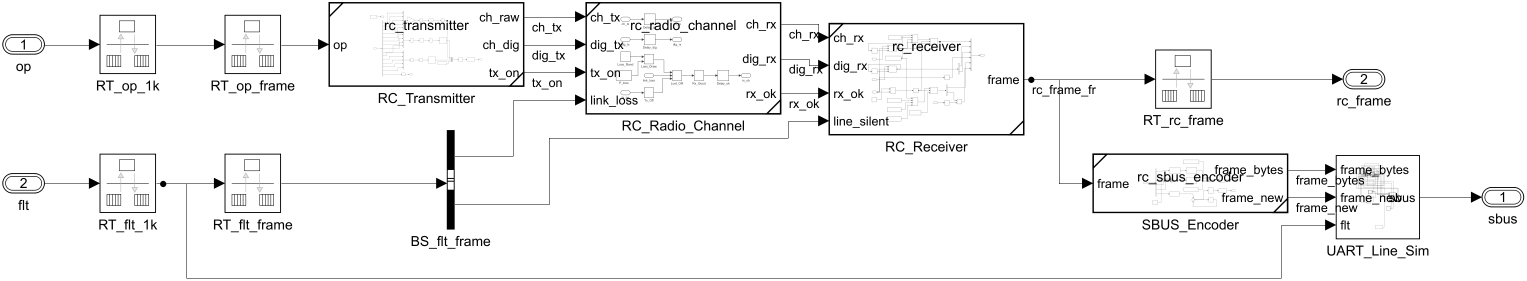
#> input picture docs/report/figs/F05_rc_link_sim.png, 3053 x 561 px (shown at 1/2 size)
$ python make_f05_split.py
#> lines starting #> are read from the running program, lines starting #| are printed output that depends on the picture
"""make_f05_split.py - two-panel detail version of the RC_Link_Sim print (fix round 2).

F05_rc_link_sim.png (print -s RC_Link_Sim, 200 dpi, 3053 x 561 px) is a full-width strip whose block names
print at about 4 pt in the 15.9 cm column. This splits it into
  (a) inputs op / flt, rate transitions RT_op_* / RT_flt_*, RC_Transmitter, RC_Radio_Channel, RC_Receiver
  (b) RC_Receiver output, RT_rc_frame, SBUS_Encoder, UART_Line_Sim and the outputs rc_frame / sbus
at one common scale (panel (a) spans the column: 10 pt Simulink names print at about 6.1 pt).
Output: figs/F05_rc_link_sim_split.png
"""
import os
from PIL import Image, ImageDraw, ImageFont

FIG = os.path.abspath(os.path.join(os.path.dirname(__file__), '..', '..', 'figs'))
NAVY = (43, 47, 126)
src = Image.open(os.path.join(FIG, 'F05_rc_link_sim.png')).convert('RGB')
W, H = src.size
#> W = 3053; H = 561
crops = [(0, 0, 2062, H), (2050, 80, W, H)]   # RC_Receiver box spans x = 1657..2048 px; (b) has no blocks above y = 80
COL_PT = 451.0
pxpt = (crops[0][2] - crops[0][0]) / COL_PT
#> pxpt = 4.57
f = ImageFont.truetype(r'C:\Windows\Fonts\calibrib.ttf', int(round(9 * pxpt)))
panels = []
for i, c in enumerate(crops):
    p = src.crop(c)
    pad = int(round(14 * pxpt))   # room for the panel label above the diagram
    q = Image.new('RGB', (p.size[0], p.size[1] + pad), 'white')
    q.paste(p, (0, pad))
    d = ImageDraw.Draw(q)
    d.rectangle((0, 0, q.size[0] - 1, q.size[1] - 1), outline=(150, 150, 160), width=3)
    d.text((int(3 * pxpt), int(2 * pxpt)), '(%s)' % 'ab'[i], fill=NAVY, font=f)
    panels.append(q)
#> this loop made 2 passes
#> pass 1, `p = src.crop(c)`:
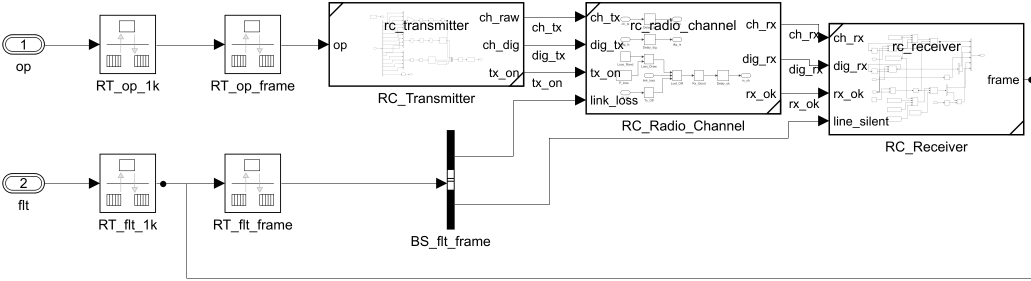
#> p: PIL image 2062x561 RGB (shown at 1/2 size); min 0, max 255, mean 244.2
#> pass 2, `p = src.crop(c)`:
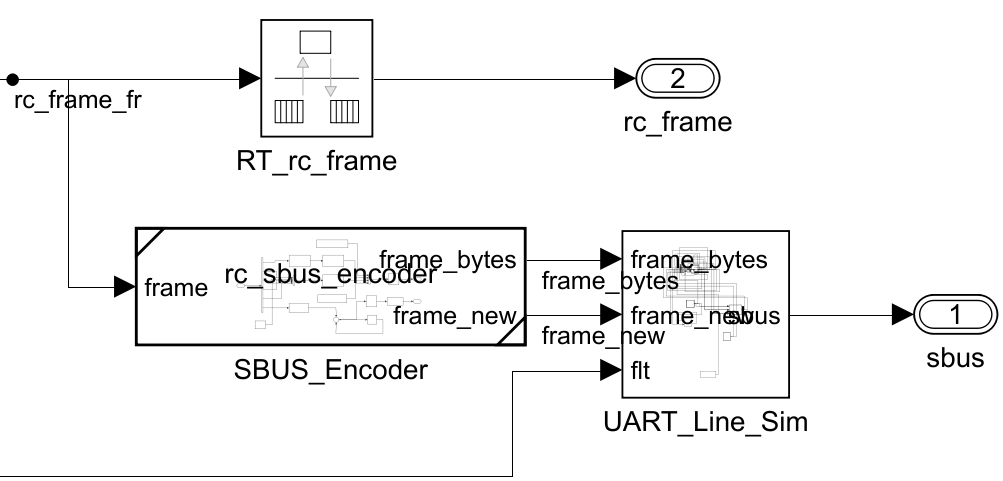
#> p: PIL image 1003x481 RGB; min 0, max 255, mean 243.3
#> after the loop:
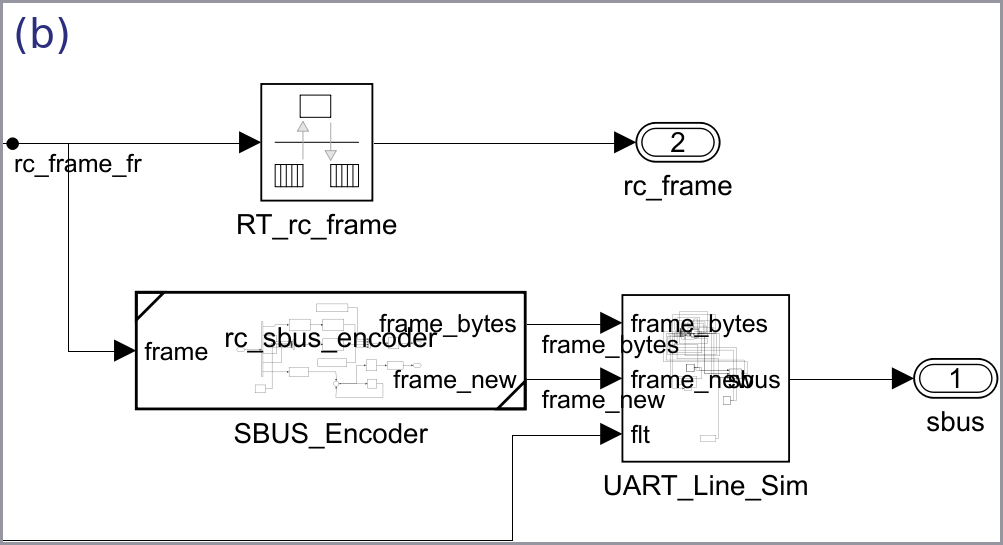
#> q: PIL image 1003x545 RGB; mean R, G, B 242.7, 242.7, 243
#> after the loop, panels = 2 items
gap = int(5 * pxpt)
#> gap = 22
Wt = max(p.size[0] for p in panels)
#> Wt = 2062
Ht = sum(p.size[1] for p in panels) + gap
#> Ht = 1192
out = Image.new('RGB', (Wt, Ht), 'white')
#> out: PIL image 2062x1192 RGB; every value is 255
out.paste(panels[0], (0, 0))
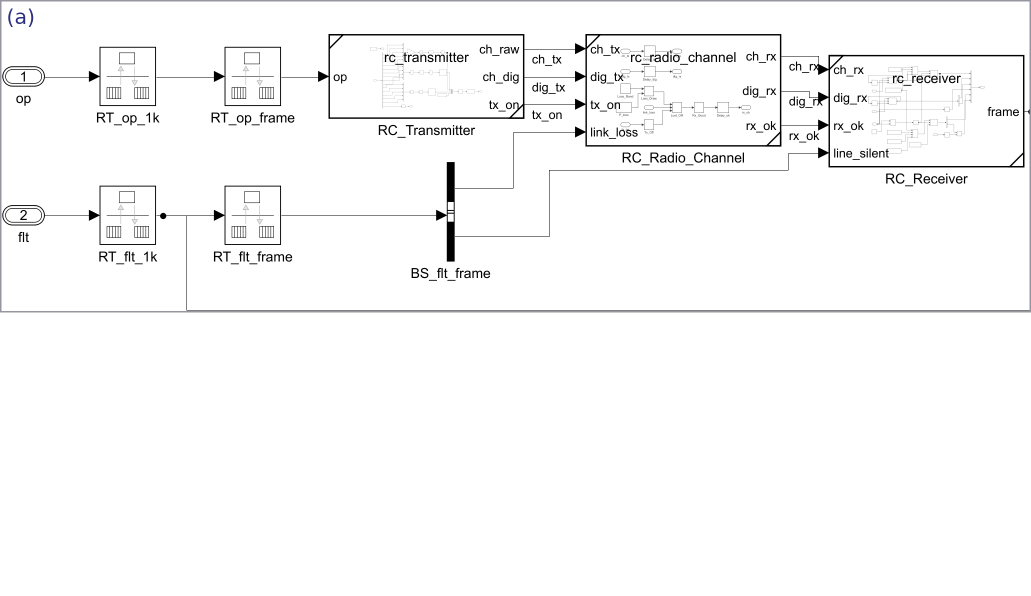
#> out: PIL image 2062x1192 RGB (shown at 1/2 size); mean R, G, B 249.2, 249.2, 249.3
out.paste(panels[1], (0, panels[0].size[1] + gap))
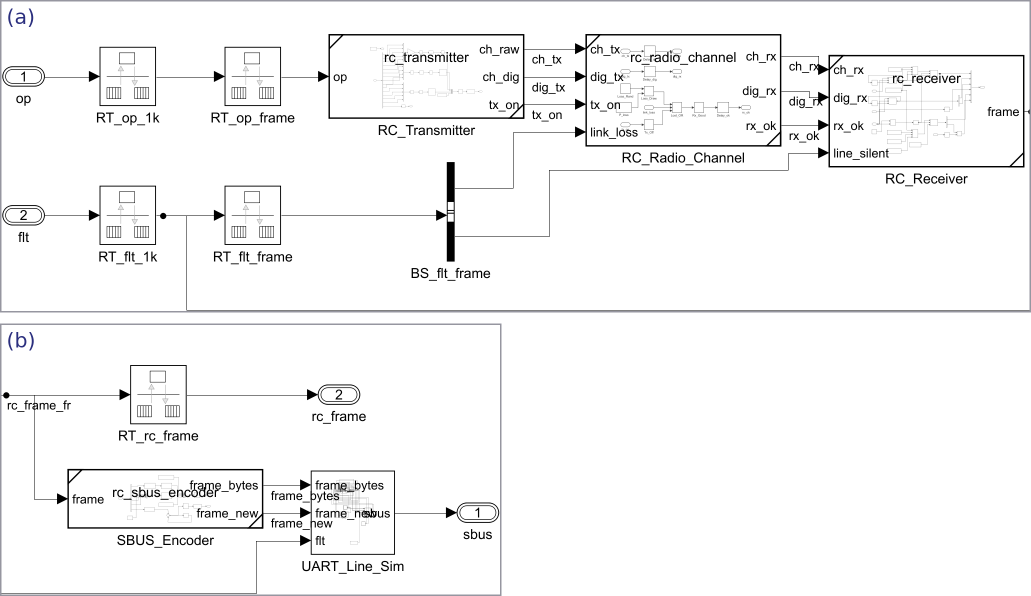
#> out: PIL image 2062x1192 RGB (shown at 1/2 size); mean R, G, B 246.5, 246.5, 246.6
fn = os.path.join(FIG, 'F05_rc_link_sim_split.png')
out.save(fn, dpi=(200, 200), optimize=True)
print(fn, out.size, '10 pt names print at %.1f pt' % (10 * 200 / 72 / pxpt))
#| docs/report/figs/F05_rc_link_sim_split.png (2062, 1192) 10 pt names print at 6.1 pt

$ run again, with docs/report/figs/F01_system_top_detail.png copied over docs/report/figs/F05_rc_link_sim.png
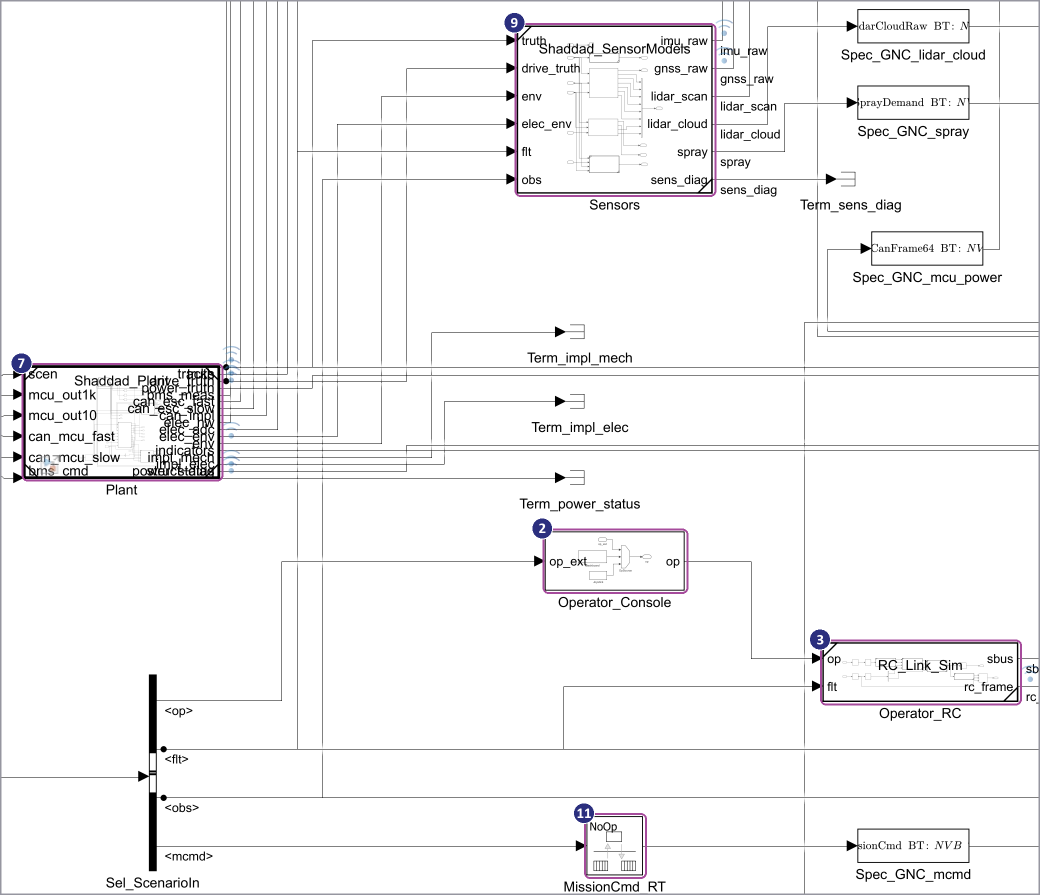
#> input picture docs/report/figs/F01_system_top_detail.png, 2080 x 1790 px (shown at 1/2 size)
#> src is the input picture: PIL image 2080x1790 RGB; mean R, G, B 245.3, 244.8, 245.4
#> after the loop `for i, c in enumerate(crops):`:
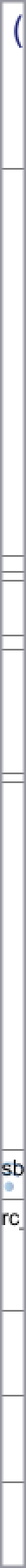
#> q: PIL image 30x1774 RGB (shown at 1/2 size); mean R, G, B 230.2, 230.3, 232.6
#> after the loop `for i, c in enumerate(crops):`: panels = 2 items
#> Wt = 2062
#> Ht = 3650
#> `out.paste(panels[0], (0, 0))`:
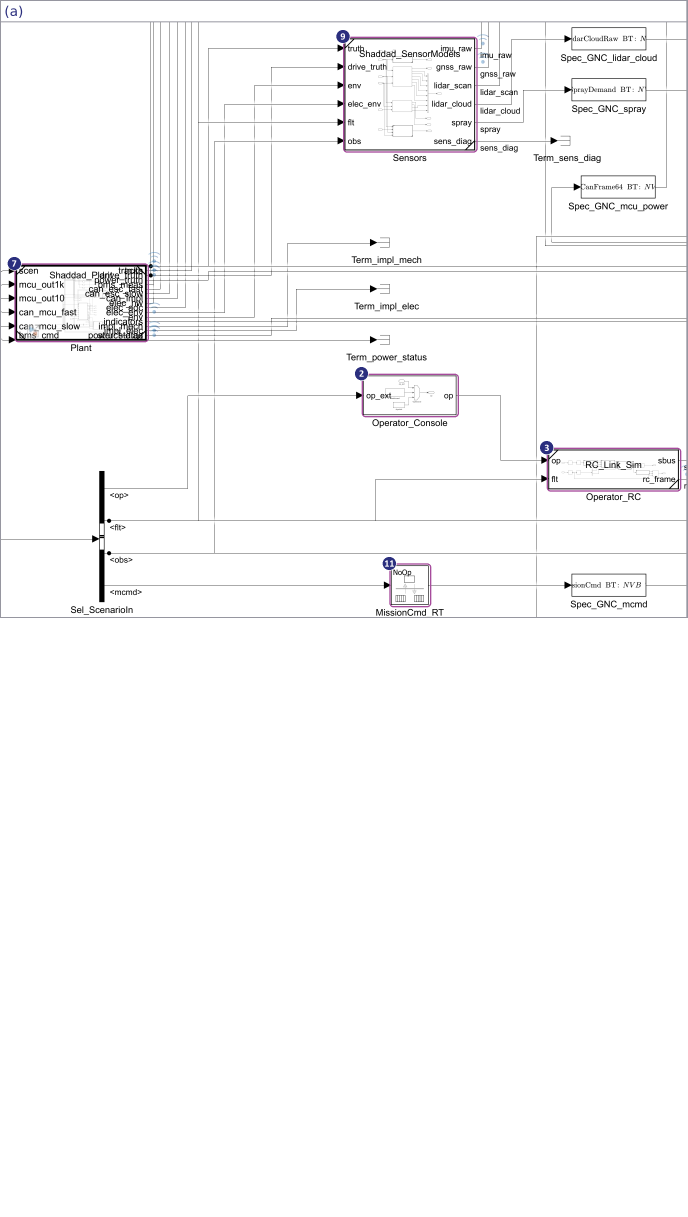
#> out: PIL image 2062x3650 RGB (shown at 1/3 size); mean R, G, B 250.1, 249.9, 250.2
#| docs/report/figs/F05_rc_link_sim_split.png (2062, 3650) 10 pt names print at 6.1 pt
